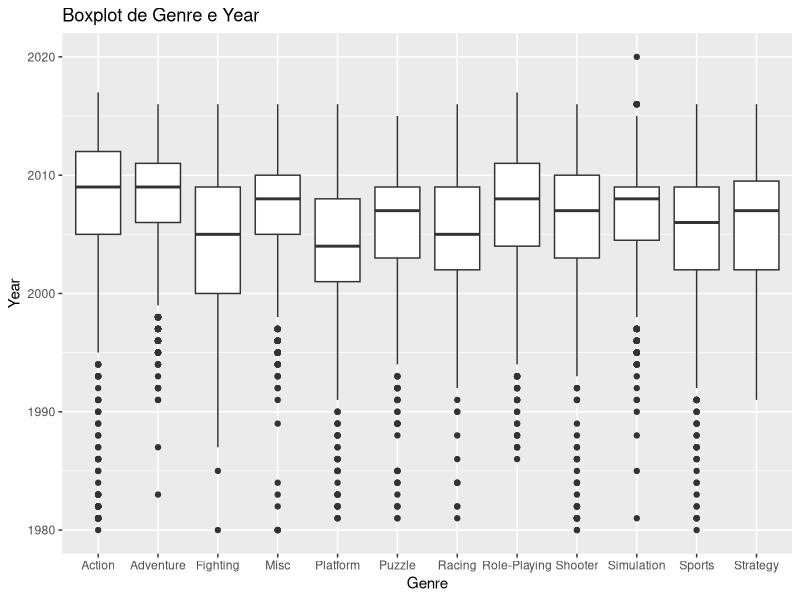
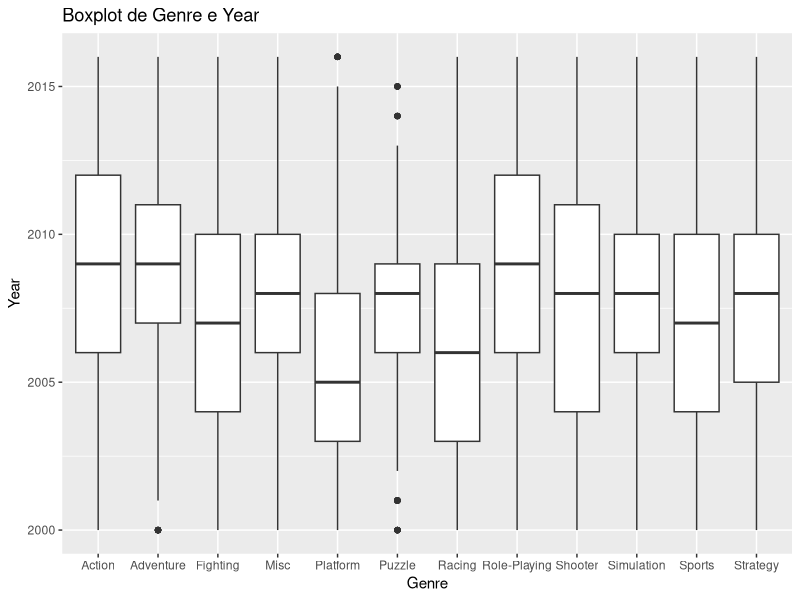
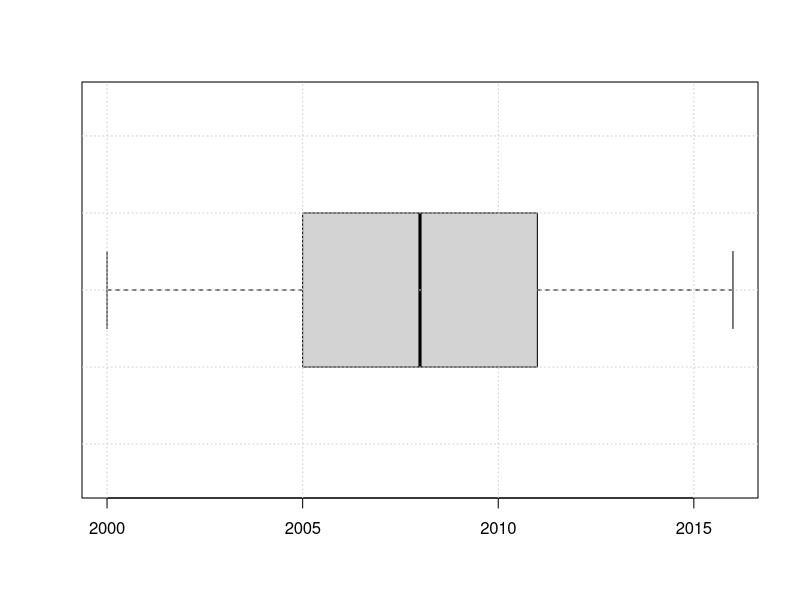
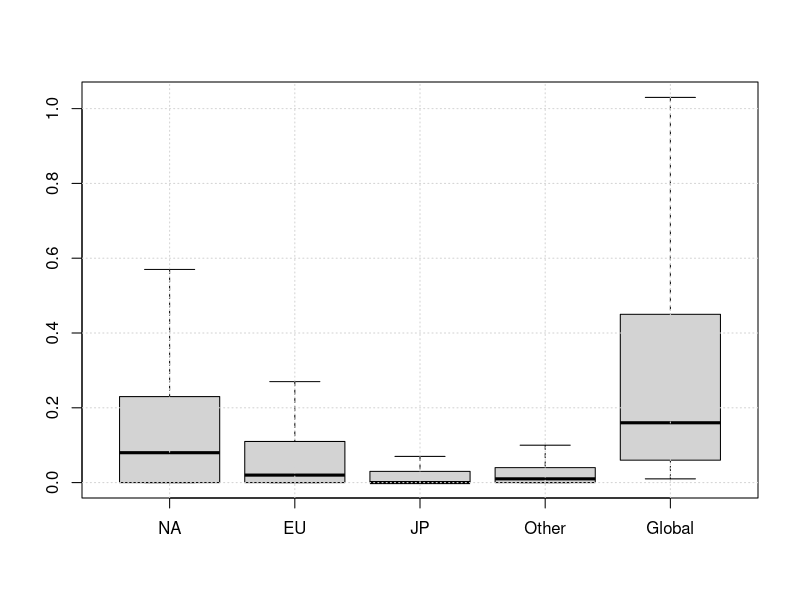
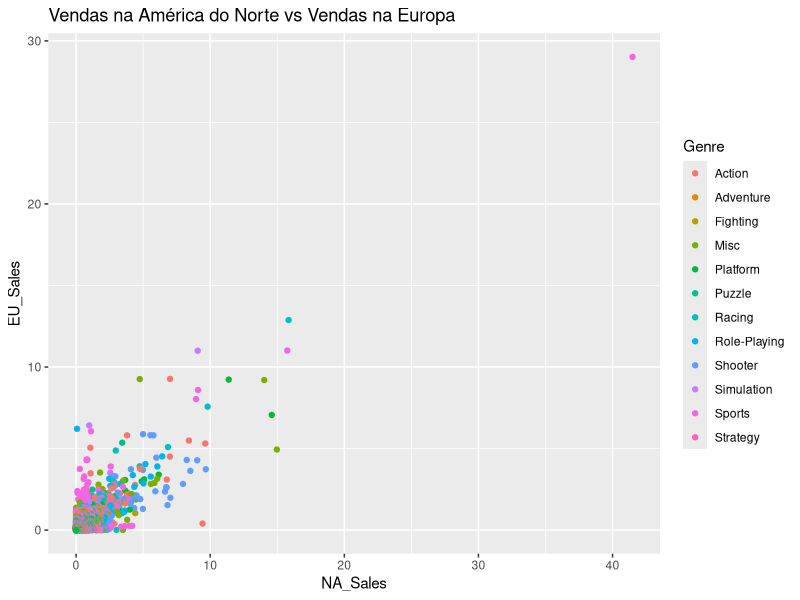
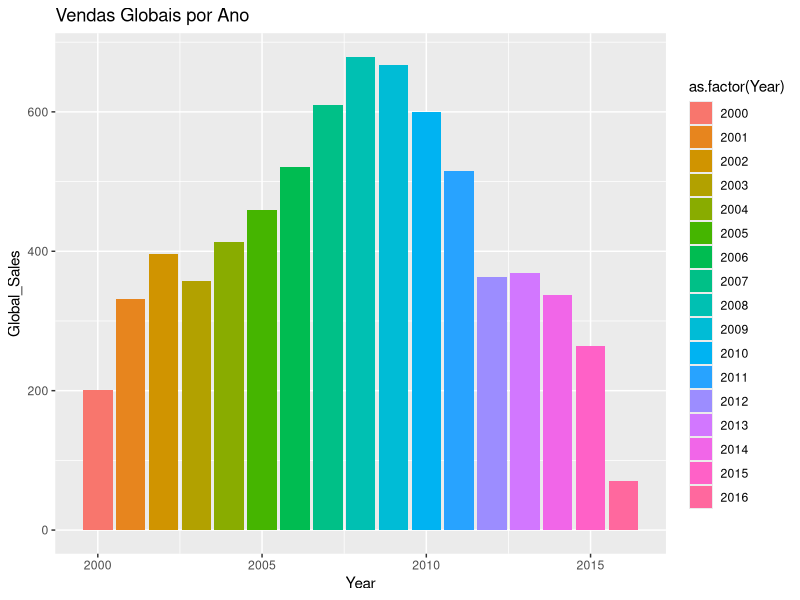
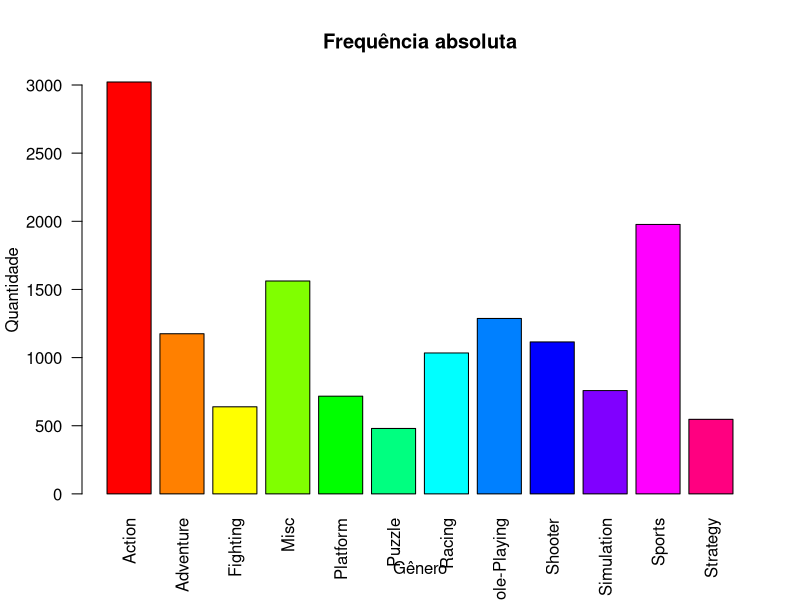
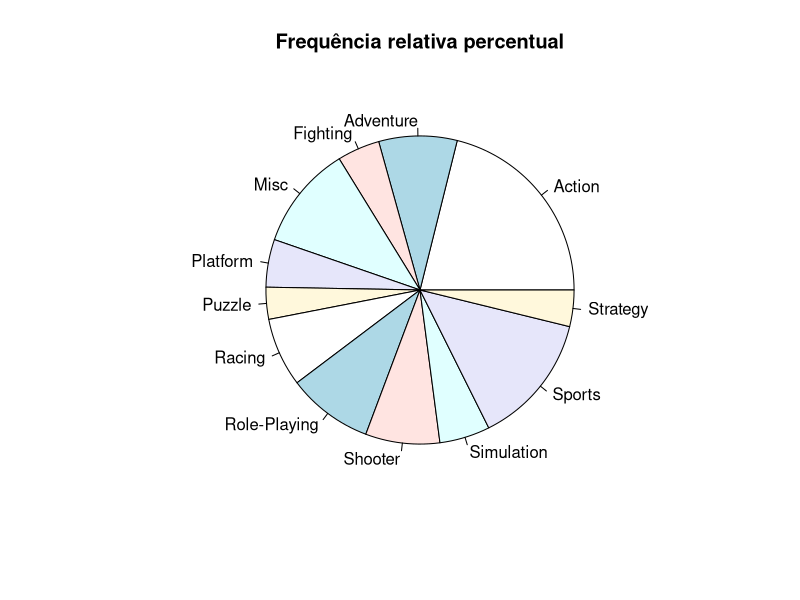

Generate these figures, in order, with R:
install.packages("ggplot2")
install.packages("e1071")

library(e1071)
library(ggplot2)

#______________________________________________________________________________
# Leitura dos dados ___________________________________________________________
vgsales_raw <- read.csv('vgsales.csv', header = TRUE, sep = ",", dec = ".", 
                  stringsAsFactors = TRUE, na.strings = "NA")

#______________________________________________________________________________
# Exibição dos dados brutos ___________________________________________________
head(vgsales_raw)
summary(vgsales_raw)
str(vgsales_raw)
View(vgsales_raw)

#Transformação da var Year [FACTOR] em [Int]
vgsales_raw$Year <- as.integer(as.character(vgsales_raw$Year)) 
str(vgsales_raw)

#______________________________________________________________________________
# Observação de outliers para 'Year' antes de 2000 e depois de 2016 ___________

ggplot(vgsales_raw, aes(x=Genre, y=Year))+geom_boxplot()+
labs(title="Boxplot de Genre e Year", x="Genre", y="Year")

#______________________________________________________________________________
# Filtro de ano (2000 a 2016) para diminuição de outliers _____________________

vgsales <- subset(vgsales_raw, Year >= 2000 & Year <= 2016)

#______________________________________________________________________________
# Verificação de colunas com dado vazio _______________________________________

sum(is.na(vgsales$Rank))                                  # 0
sum(is.na(vgsales$Name))                                  # 0
sum(is.na(vgsales$Platform))                              # 0
sum(is.na(vgsales$Year))                                  # 271
sum(is.na(vgsales$Genre))                                 # 0
sum(is.na(vgsales$Publisher))                             # 36
sum(is.na(vgsales$NA_Sales))                              # 0
sum(is.na(vgsales$EU_Sales))                              # 0
sum(is.na(vgsales$JP_Sales))                              # 0
sum(is.na(vgsales$Other_Sales))                           # 0
sum(is.na(vgsales$Global_Sales))                          # 0

#______________________________________________________________________________
# Remoção de NA na coluna 'Year' e 'Publisher' ________________________________

vgsales <- subset(vgsales, Year != "NA" & Publisher != "NA")
sum(is.na(vgsales$Year))
sum(is.na(vgsales$Publisher))
#______________________________________________________________________________
# Re-ordenando rank de vendas _________________________________________________

vgsales_size <- nrow(vgsales)
for (idx in 1:vgsales_size){
  vgsales$Rank[idx] <- idx
}

#______________________________________________________________________________
# Visualizando o boxplot dos dados após limpeza _______________________________

ggplot(vgsales, aes(x=Genre, y=Year))+geom_boxplot()+
  labs(title="Boxplot de Genre e Year", x="Genre", y="Year")

#______________________________________________________________________________




#______________________________________________________________________________
# Dados quantitativos _________________________________________________________
## Global Sales: ______________________________________________________________

gs_min <- min(vgsales$Global_Sales)
gs_max <- max(vgsales$Global_Sales)
gs_mean <- mean(vgsales$Global_Sales)
gs_median <- median(vgsales$Global_Sales)
gs_moda <- names(sort(-table(vgsales$Global_Sales)))[1]
gs_amplitude <- gs_max - gs_min
gs_AIQ <- quantile(vgsales$Global_Sales, 0.75) - quantile(vgsales$Global_Sales, 0.25)
gs_var <- var(vgsales$Global_Sales)
gs_dp <- sd(vgsales$Global_Sales)
gs_achatamento <- kurtosis(vgsales$Global_Sales)

## NA Sales: __________________________________________________________________

na_sales_min <- min(vgsales$NA_Sales)
na_sales_max <- max(vgsales$NA_Sales)
na_sales_mean <- mean(vgsales$NA_Sales)
na_sales_median <- median(vgsales$NA_Sales)
na_sales_moda <- names(sort(-table(vgsales$NA_Sales)))[1]
na_sales_amplitude <- na_sales_max - na_sales_min
na_sales_AIQ <- quantile(vgsales$NA_Sales, 0.75) - quantile(vgsales$NA_Sales, 0.25)
na_sales_var <- var(vgsales$NA_Sales)
na_sales_dp <- sd(vgsales$NA_Sales)
na_sales_achatamento <- kurtosis(vgsales$NA_Sales)

## EU Sales: __________________________________________________________________

eu_sales_min <- min(vgsales$EU_Sales)
eu_sales_max <- max(vgsales$EU_Sales)
eu_sales_mean <- mean(vgsales$EU_Sales)
eu_sales_median <- median(vgsales$EU_Sales)
eu_sales_moda <- names(sort(-table(vgsales$EU_Sales)))[1]
eu_sales_amplitude <- eu_sales_max - eu_sales_min
eu_sales_AIQ <- quantile(vgsales$EU_Sales, 0.75) - quantile(vgsales$EU_Sales, 0.25)
eu_sales_var <- var(vgsales$EU_Sales)
eu_sales_dp <- sd(vgsales$EU_Sales)
eu_sales_achatamento <- kurtosis(vgsales$EU_Sales)

## JP Sales: __________________________________________________________________

jp_sales_min <- min(vgsales$JP_Sales)
jp_sales_max <- max(vgsales$JP_Sales)
jp_sales_mean <- mean(vgsales$JP_Sales)
jp_sales_median <- median(vgsales$JP_Sales)
jp_sales_moda <- names(sort(-table(vgsales$JP_Sales)))[1]
jp_sales_amplitude <- jp_sales_max - jp_sales_min
jp_sales_AIQ <- quantile(vgsales$JP_Sales, 0.75) - quantile(vgsales$JP_Sales, 0.25)
jp_sales_var <- var(vgsales$JP_Sales)
jp_sales_dp <- sd(vgsales$JP_Sales)
jp_sales_achatamento <- kurtosis(vgsales$JP_Sales)

## Other Sales: _______________________________________________________________

other_sales_min <- min(vgsales$Other_Sales)
other_sales_max <- max(vgsales$Other_Sales)
other_sales_mean <- mean(vgsales$Other_Sales)
other_sales_median <- median(vgsales$Other_Sales)
other_sales_moda <- names(sort(-table(vgsales$Other_Sales)))[1]
other_sales_amplitude <- other_sales_max - other_sales_min
other_sales_AIQ <- quantile(vgsales$Other_Sales, 0.75) - quantile(vgsales$Other_Sales, 0.25)
other_sales_var <- var(vgsales$Other_Sales)
other_sales_dp <- sd(vgsales$Other_Sales)
other_sales_achatamento <- kurtosis(vgsales$Other_Sales)

## Year: ______________________________________________________________________

year_min <- min(vgsales$Year)
year_max <- max(vgsales$Year)
year_mean <- mean(vgsales$Year)
year_median <- median(vgsales$Year)
year_moda <- names(sort(-table(vgsales$Year)))[1]
year_amplitude <- year_max - year_min
year_AIQ <- quantile(vgsales$Year, 0.75) - quantile(vgsales$Year, 0.25)
year_var <- var(vgsales$Year)
year_dp <- sd(vgsales$Year)
year_achatamento <- kurtosis(vgsales$Year)

## Tabela com todas as analises dos dados quantitativos: ______________________
options(scipen = 999)
quantit_stats <- data.frame(Mínimo = c(year_min, gs_min, na_sales_min, eu_sales_min, jp_sales_min, other_sales_min),
                            Máximo = c(year_max, gs_max, na_sales_max, eu_sales_max, jp_sales_max, other_sales_max),
                            Média = c(year_mean, gs_mean, na_sales_mean, eu_sales_mean, jp_sales_mean, other_sales_mean),
                            Mediana = c(year_median, gs_median, na_sales_median, eu_sales_median, jp_sales_median, other_sales_median),
                            Moda = c(year_moda, gs_moda, na_sales_moda, eu_sales_moda, jp_sales_moda, other_sales_moda),
                            Amplitude = c(year_amplitude, gs_amplitude, na_sales_amplitude, eu_sales_amplitude, jp_sales_amplitude, other_sales_amplitude),
                            AIQ = c(year_AIQ, gs_AIQ, na_sales_AIQ, eu_sales_AIQ, jp_sales_AIQ, other_sales_AIQ),
                            Variância = c(year_var, gs_var, na_sales_var, eu_sales_var, jp_sales_var, other_sales_var),
                            Desvio_Padrão = c(year_dp, gs_dp, na_sales_dp, eu_sales_dp, jp_sales_dp, other_sales_dp),
                            Achatamento = c(year_achatamento, gs_achatamento, na_sales_achatamento, eu_sales_achatamento, jp_sales_achatamento, other_sales_achatamento))


rownames(quantit_stats) <- c("Ano", "Global_Sales", "NA_Sales", "EU_Sales", "JP_Sales", "Other_Sales")
View(quantit_stats)
#______________________________________________________________________________
#Visualização de dados quantitativos pelo Boxplot
#Boxplot-Year
boxplot(vgsales$Year,horizontal=TRUE)
grid()

#Boxplot-Vendas Regionais e Globais
boxplot(vgsales$NA_Sales, vgsales$EU_Sales, vgsales$JP_Sales, vgsales$Other_Sales, vgsales$Global_Sales, xaxt = "n", outline=FALSE)
axis(1, at=1:5, labels=c("NA", "EU", "JP", "Other", "Global"))
grid()
#______________________________________________________________________________
# Gráfico de dispersão comparativo entre Vendas NA e Vendas EU
ggplot(vgsales, aes(x = NA_Sales, y = EU_Sales, color = Genre)) +
  geom_point() +
  labs(title = "Vendas na América do Norte vs Vendas na Europa")

# Gráfico de barras comparativo entre Ano e Vendas Globais
ggplot(vgsales, aes(x = Year, y = Global_Sales, fill = as.factor(Year))) +
  geom_bar(stat = "summary", fun = "sum") +
  labs(title = "Vendas Globais por Ano")

#______________________________________________________________________________
# Dados qualitativos nominais _________________________________________________
## Genre: _____________________________________________________________________

genre_fa <-table(vgsales$Genre)
View(genre_fa)

#Gráfico de freq. absoluta
cores = rainbow(12)
genre_fa_barplot <- barplot(genre_fa,las=2,main='Frequência absoluta', xlab='Gênero', 
                            ylab='Quantidade',legend.text = FALSE, col = cores)
View(genre_fa_barplot)

#Gráfico de pizza
genre_fpct <- prop.table(genre_fa) * 100
pie(genre_fpct, main='Frequência relativa percentual')


#______________________________________________________________________________
# Gráfico de barras comparativo entre Plataforma e Vendas Globais

ggplot(vgsales, aes(x = Platform, y = Global_Sales, fill = Platform)) +
  geom_bar(stat = "summary", fun = "sum") +
  labs(title = "Vendas Globais por Plataforma")

#______________________________________________________________________________
# Gráfico de barras comparativo entre Gênero e Vendas Globais
ggplot(vgsales, aes(x = Genre, y = Global_Sales, fill = Genre)) +
  geom_bar(stat = "summary", fun = "sum") +
  labs(title = "Vendas Globais por Gênero")

#______________________________________________________________________________
# Gráfico de barras comparativo entre Editora e Vendas Globais
ggplot(vgsales, aes(x = Publisher, y = Global_Sales, fill = Publisher)) +
  geom_bar(stat = "summary", fun = "sum") +
  labs(title = "Vendas Globais por Editora")

#______________________________________________________________________________

# 1. Associação de Global_Sales com as outras variaveis numéricas (NA,JP,EU,Other,Year)
# 2. Gráficos: Vendas totais por Região, Vendas por Genero 
#
# 3. Escrever

#______________________________________________________________________________
# Gráfico de Global_Sales x Year:

sales_by_year <- aggregate(Global_Sales ~ Year, data = vgsales, sum)
ggplot(sales_by_year, aes(x = Year, y = Global_Sales,label = Global_Sales)) +
  geom_bar(stat = "identity", color="green", fill="white") +
  geom_text(vjust=2, size=4) + 
  labs(x="Ano", y="Vendas Globais (em milhões de unidades)", title="Vendas Globais de video-jogos por Ano") + 
  theme_bw()

#______________________________________________________________________________
# Gráfico de Global_Sales x Platform:

sales_by_platform <- aggregate(Global_Sales ~ Platform, data = vgsales, sum)
ggplot(sales_by_platform, aes(x = Platform, y = Global_Sales,label = Global_Sales)) +
  geom_bar(stat = "identity", aes(fill = Platform), color="black") +
  geom_text(vjust=2, size=4) + 
  labs(x="Plataforma", y="Vendas Globais (em milhões de unidades)", title="Vendas Globais de video-jogos por Plataforma") + 
  theme_bw()

#______________________________________________________________________________
# Gráfico de Global_Sales x Publisher:
# Obtendo apenas para o Top 10 publicadoras pois ao todo temos mais de 400 publishers
# o que para plotar ficaria com uma visualização ruim

sales_by_publisher <- aggregate(Global_Sales ~ Publisher, data = vgsales, sum)
sales_by_publisher <- sales_by_publisher[order(-sales_by_publisher$Global_Sales), ]
sales_by_publisher_top_20_publishers <- head(sales_by_publisher, 10)
ggplot(sales_by_publisher_top_20_publishers, aes(x = Publisher, y = Global_Sales,label = Global_Sales)) +
  geom_bar(stat = "identity", color="green", fill="white") +
  geom_text(vjust=2, size=4) + 
  labs(x="Publicadora", y="Vendas Globais (em milhões de unidades)", title="Vendas Globais de video-jogos por Publicadora") + 
  theme_bw()

#______________________________________________________________________________
# Gráfico de Top 10 Maiores 1000 Ranks por Publisher:

vgsales_Rank1000 <- vgsales[vgsales$Rank <= 1000, ]
publishers_count_Rank1000 <- table(vgsales_Rank1000$Publisher)
publishers_count_Rank1000 <- sort(publishers_count_Rank1000, decreasing = TRUE)
top_publishers_Rank1000 <- names(publishers_count_Rank1000)[1:10]
df_Rank1000 <- data.frame(Publisher = names(publishers_count_Rank1000), Count = as.numeric(publishers_count_Rank1000))
df_Rank1000 <- head(df_Rank1000, 10)
View(df_Rank1000)

ggplot(df_Rank1000, aes(x = Publisher, y = Count,label = Count)) +
  geom_bar(stat = "identity", color="green", fill="white") +
  geom_text(vjust=2, size=4) + 
  labs(x="Publicadora", y="Qntde. de jogos dentro do Rank Top 1000", title="Qntde. de jogos dentro do Rank Top 1000 por Publicadora") + 
  theme_bw()

#______________________________________________________________________________
# Gráfico de vendas totais por Gênero:

ggplot(vgsales, aes(x = reorder(Genre, - Global_Sales), y = Global_Sales)) +
  geom_bar(stat = "identity", color="green", fill="white") +
  labs(x="Gênero", y="Vendas totais", title="Vendas totais por Gênero") + 
  theme_bw()
